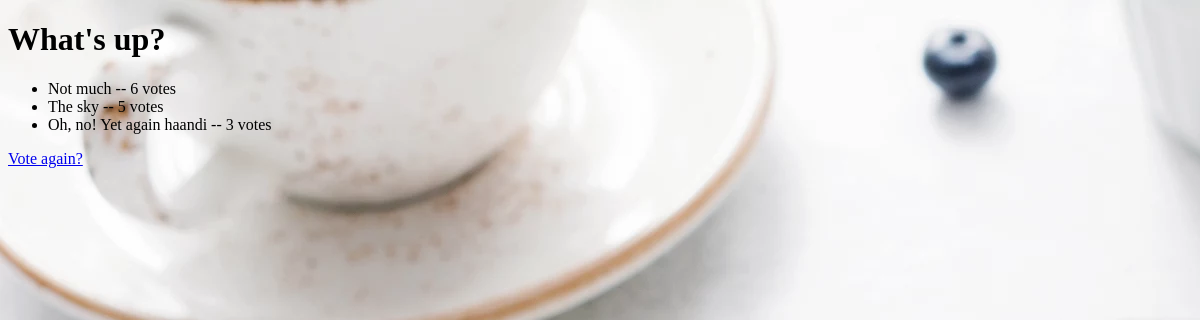
/polls/1/results/, run on an earlier commit of the app's database.
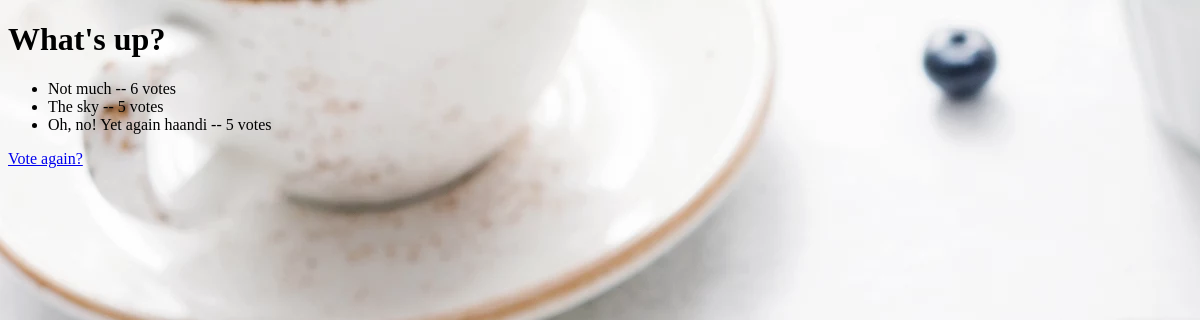
And on a later commit of the database.
### polls/models.py (models this page shows, shortened)
@python_2_unicode_compatible #only if you want to support python2
class Choice(models.Model):
    question = models.ForeignKey(Question, on_delete=models.CASCADE)
    choice_text = models.CharField(max_length=200)
    votes = models.IntegerField(default=0)

### polls/views.py (the view)
# urls.py: url(r'^(?P<pk>[0-9]+)/results/$', views.ResultsView.as_view(), name='results'),
class ResultsView(generic.DetailView):
    model = Question
    template_name = 'polls/results.html'

### polls/templates/polls/results.html (shortened to what this page needs)
{% extends 'base.html' %}
{% block body %}
    <h1>{{ question.question_text }}</h1>
    <ul>
    {% for choice in question.choice_set.all %}
        <li>{{ choice.choice_text }} -- {{ choice.votes }} vote{{ choice.votes|pluralize }}</li>
    {% endfor %}
    </ul>
    <a href="{% url 'polls:detail' question.id %}">Vote again?</a>
{% endblock %}

What changed in the data, as far as the page shows it:
changed Choice "Oh, no! Yet again haandi": votes "3" → "5"
